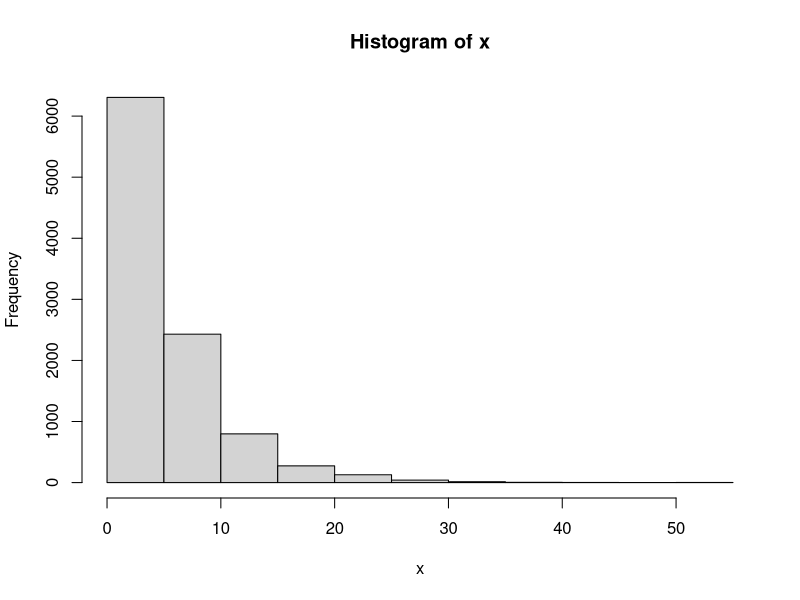
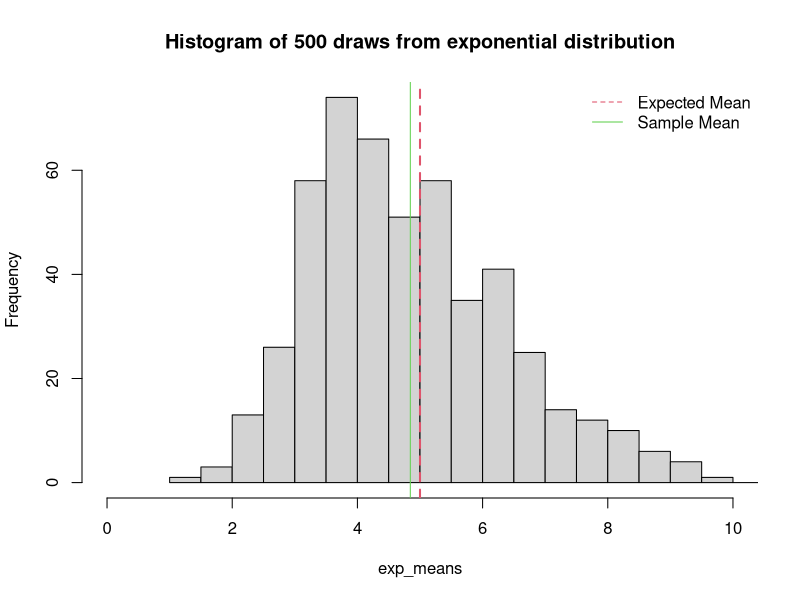
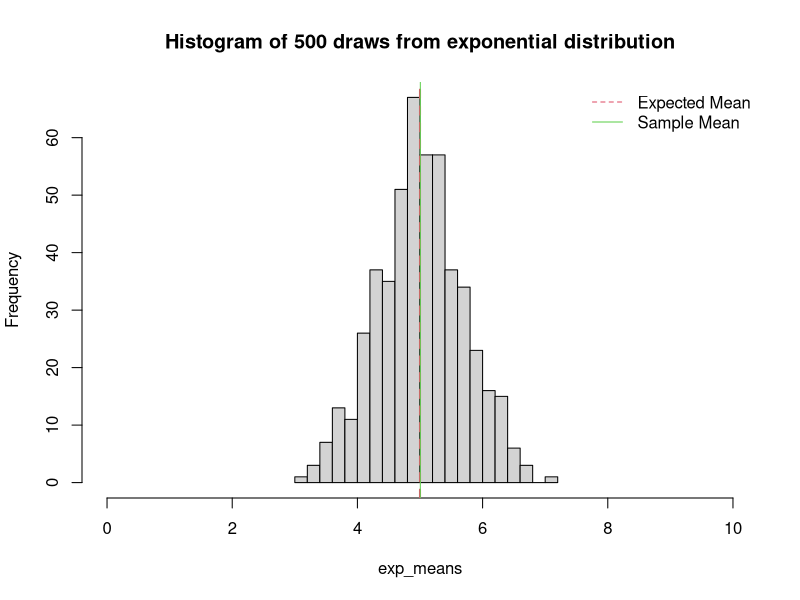
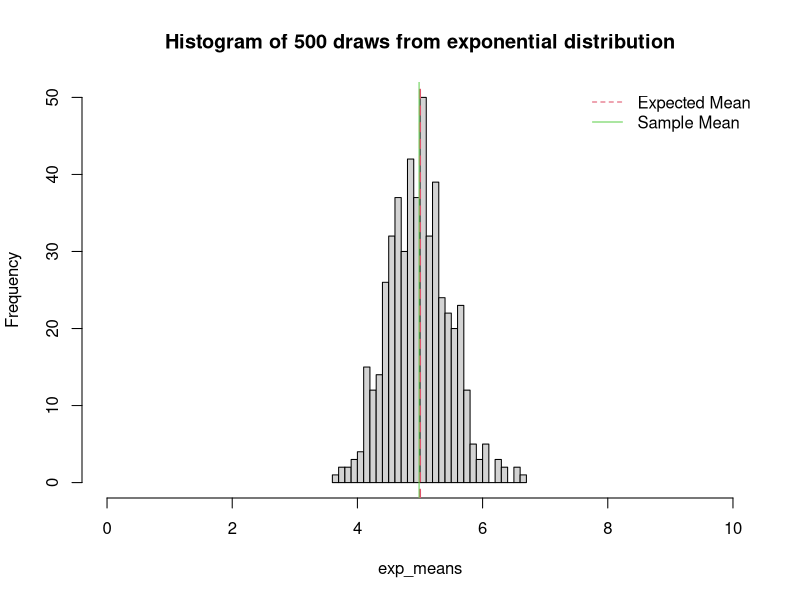

The R source for these figures, in order:
## ---- chunk 1
#Provided data for this exercise
lambda<-0.2
#expected mean
miu<-1/lambda # expected mean
sigma<-1/lambda # expected std dev
n<-40 # number of observations
nsim<-500 # number of simulations
x <- rexp(10000,lambda)
## ---- chunk 2
hist(x) # Histogram
## ---- chunk 3
exp_means=c(1:500)
for (i in 1 : nsim){ exp_means[i] = mean(sample(x,10)) }
sample_mean<-mean(exp_means)
hist(exp_means,main="Histogram of 500 draws from exponential distribution",breaks=25,xlim = c(0,10))
abline(v = miu, col= 2, lwd = 2,lty=2)
abline(v = sample_mean, col= 3, lwd = 1)
legend('topright', c("Expected Mean", "Sample Mean"),
       lty= c(2,1),
        bty = "n", col = c(col = 2, col = 3))

## ---- chunk 4
exp_means=c(1:500)
for (i in 1 : nsim){ exp_means[i] = mean(sample(x,50)) }
sample_mean<-mean(exp_means)
hist(exp_means,main="Histogram of 500 draws from exponential distribution",breaks=25,xlim = c(0,10))
abline(v = miu, col= 2, lwd = 2,lty=2)
abline(v = sample_mean, col= 3, lwd = 1)
legend('topright', c("Expected Mean", "Sample Mean"),
       lty= c(2,1),
        bty = "n", col = c(col = 2, col = 3))

## ---- chunk 5
exp_means=c(1:500)
for (i in 1 : nsim){ exp_means[i] = mean(sample(x,100)) }
sample_mean<-mean(exp_means)
hist(exp_means,main="Histogram of 500 draws from exponential distribution",breaks=25,xlim = c(0,10))
abline(v = miu, col= 2, lwd = 2,lty=2)
abline(v = sample_mean, col= 3, lwd = 1)
legend('topright', c("Expected Mean", "Sample Mean"),
       lty= c(2,1),
        bty = "n", col = c(col = 2, col = 3))

